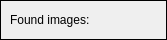
<?xml version="1.0" encoding="UTF-8"?>
<ui version="4.0">
 <class>DirectoryLoader</class>
 <widget class="QDialog" name="DirectoryLoader">
  <property name="geometry">
   <rect>
    <x>0</x>
    <y>0</y>
    <width>167</width>
    <height>40</height>
   </rect>
  </property>
  <layout class="QGridLayout" name="gridLayout_2">
   <property name="leftMargin">
    <number>0</number>
   </property>
   <property name="topMargin">
    <number>0</number>
   </property>
   <property name="rightMargin">
    <number>0</number>
   </property>
   <property name="bottomMargin">
    <number>0</number>
   </property>
   <item row="0" column="0">
    <widget class="QFrame" name="frame">
     <property name="frameShape">
      <enum>QFrame::Box</enum>
     </property>
     <layout class="QGridLayout" name="gridLayout">
      <item row="0" column="1">
       <widget class="QLabel" name="labelFoundText">
        <property name="text">
         <string>Found images:</string>
        </property>
       </widget>
      </item>
      <item row="0" column="2">
       <widget class="QLabel" name="labelFound">
        <property name="sizePolicy">
         <sizepolicy hsizetype="Preferred" vsizetype="Preferred">
          <horstretch>1</horstretch>
          <verstretch>0</verstretch>
         </sizepolicy>
        </property>
       </widget>
      </item>
      <item row="0" column="3">
       <widget class="QProgressIndicator" name="progress" native="true">
        <property name="minimumSize">
         <size>
          <width>20</width>
          <height>20</height>
         </size>
        </property>
        <property name="maximumSize">
         <size>
          <width>20</width>
          <height>20</height>
         </size>
        </property>
       </widget>
      </item>
     </layout>
    </widget>
   </item>
  </layout>
 </widget>
 <customwidgets>
  <customwidget>
   <class>QProgressIndicator</class>
   <extends>QWidget</extends>
   <header>QProgressIndicator.h</header>
   <container>1</container>
  </customwidget>
 </customwidgets>
 <resources/>
 <connections/>
</ui>
